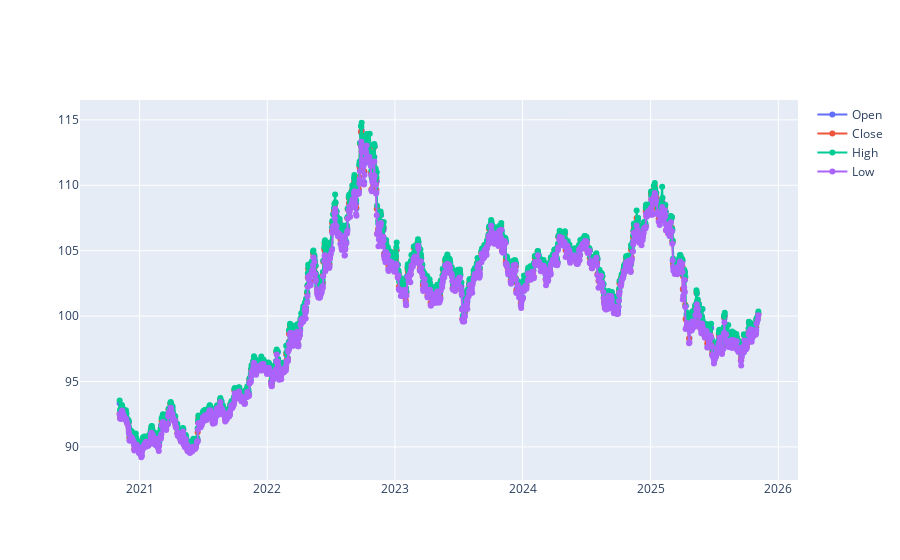

The notebook cell saved with this chart:
### Markdown cell above
# Ερώτημα 1

### Code cell
x_axis = df_clean[ "Date" ]

fig = go.Figure()

fig.add_trace( go.Scatter( x = x_axis, y = df_clean[ "Open" ], mode = "lines+markers", name = "Open" ) )
fig.add_trace( go.Scatter( x = x_axis, y = df_clean[ "Close" ], mode = "lines+markers", name = "Close" ) )
fig.add_trace( go.Scatter( x = x_axis, y = df_clean[ "High" ], mode = "lines+markers", name = "High" ) )
fig.add_trace( go.Scatter( x = x_axis, y = df_clean[ "Low" ], mode = "lines+markers", name = "Low" ) )

### Figure 1 — Plotly figure (JSON) as saved in the notebook; plotly's stock layout.template omitted (floating-point values rounded to 4 significant figures; data arrays with more than 128 entries replaced by an {"elided": "..."} marker saying what was removed)
{"data": [{"mode": "lines+markers", "name": "Open", "type": "scatter", "x": {"elided": "1257 str values"}, "y": {"elided": "1257 float values"}}, {"mode": "lines+markers", "name": "Close", "type": "scatter", "x": {"elided": "1257 str values"}, "y": {"elided": "1257 float values"}}, {"mode": "lines+markers", "name": "High", "type": "scatter", "x": {"elided": "1257 str values"}, "y": {"elided": "1257 float values"}}, {"mode": "lines+markers", "name": "Low", "type": "scatter", "x": {"elided": "1257 str values"}, "y": {"elided": "1257 float values"}}], "layout": {}}
